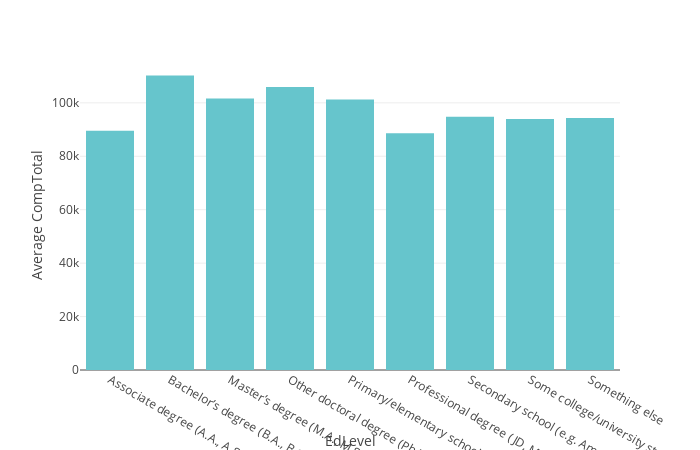

Notebook code cell kept with this figure:
### Code cell
plot_comparison_plotly(df2021,'EdLevel','CompTotal',10,450,700)

### Figure 1 — Plotly figure (JSON) as saved in the notebook; plotly's stock layout.template omitted (floating-point values rounded to 4 significant figures)
{"data": [{"alignmentgroup": "True", "hovertemplate": "EdLevel=%{x}<br>Average CompTotal=%{y}<extra></extra>", "legendgroup": "", "marker": {"color": "rgb(102, 197, 204)", "pattern": {"shape": ""}}, "name": "", "offsetgroup": "", "orientation": "v", "showlegend": false, "textposition": "auto", "type": "bar", "x": ["Associate degree (A.A., A.S., etc.)", "Bachelor’s degree (B.A., B.S., B.Eng., etc.)", "Master’s degree (M.A., M.S., M.Eng., MBA, etc.)", "Other doctoral degree (Ph.D., Ed.D., etc.)", "Primary/elementary school", "Professional degree (JD, MD, etc.)", "Secondary school (e.g. American high school, German Realschule or Gymnasium, etc.)", "Some college/university study without earning a degree", "Something else"], "xaxis": "x", "y": [89510.0, 110200.0, 101700.0, 105900.0, 101200.0, 88640.0, 94830.0, 93930.0, 94340.0], "yaxis": "y"}], "layout": {"barmode": "relative", "height": 450, "legend": {"tracegroupgap": 0}, "margin": {"t": 60}, "width": 700, "xaxis": {"anchor": "y", "domain": [0, 1], "title": {"text": "EdLevel"}}, "yaxis": {"anchor": "x", "domain": [0, 1], "title": {"text": "Average CompTotal"}}}}
